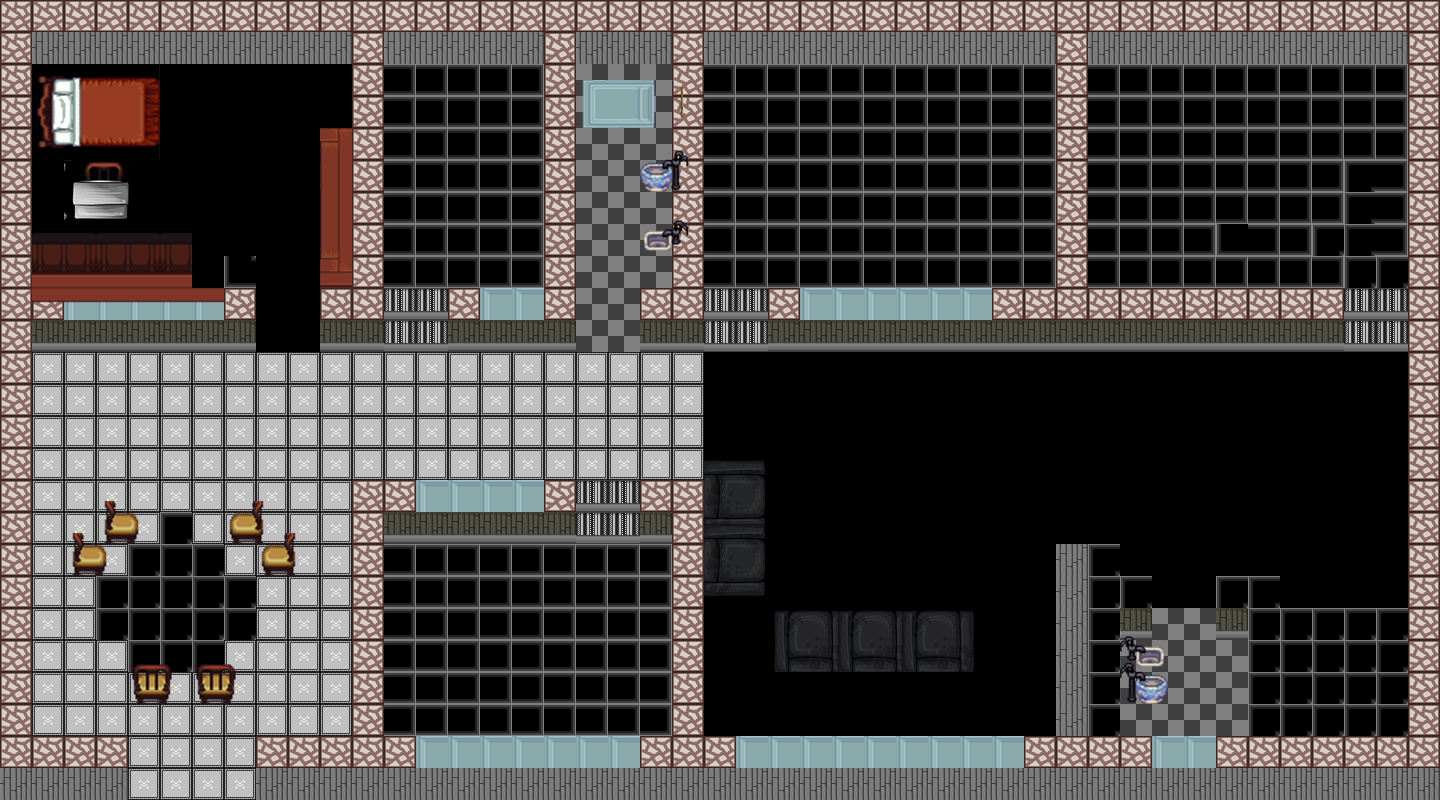

Tiled map render using the project's own tile images. Description and the map definition, with tile-layer contents summarised, below:
An orthogonal 45x25 tile map with 32x32 px tiles, 3 tile layers (capaPiso, capaMuebles, capaCompu), 5 tilesets and 25 objects.

<map version="1.0" orientation="orthogonal" renderorder="right-down" width="45" height="25" tilewidth="32" tileheight="32" nextobjectid="34">
 <tileset firstgid="1" name="baldosaypared" tilewidth="32" tileheight="32" tilecount="49" columns="7">
  <image source="../tiled/baldosaypared.png" width="224" height="224" />
 </tileset>
 <tileset firstgid="50" name="sombra" tilewidth="32" tileheight="32" tilecount="16" columns="4">
  <image source="../tiled/sombra.png" width="128" height="128" />
 </tileset>
 <tileset firstgid="66" name="camas" tilewidth="90" tileheight="90" tilecount="306" columns="18">
  <image source="../tiled/camas.png" width="1683" height="1592" />
 </tileset>
 <tileset firstgid="372" name="cosasDeCasa" tilewidth="32" tileheight="32" tilecount="504" columns="24">
  <image source="../tiled/cosasDeCasa.png" width="768" height="672" />
 </tileset>
 <tileset firstgid="876" name="cosasDeCasa2" tilewidth="48" tileheight="43" tilecount="240" columns="16">
  <image source="../tiled/cosasDeCasa.png" width="768" height="672" />
 </tileset>
 <layer name="capaPiso" width="45" height="25">
  <data>[1125 cells, 827 non-empty, 11 distinct tile ids]</data>
 </layer>
 <objectgroup color="#aa0000" name="capaColisiones">
  <object id="1" x="0" y="0" width="1438" height="64">
   <properties>
    <property name="collides" type="bool" value="true" />
   </properties>
  </object>
  <object id="2" x="0" y="738" width="1438" height="60">
   <properties>
    <property name="collides" type="bool" value="true" />
   </properties>
  </object>
  <object id="3" x="-2" y="68" width="32" height="666">
   <properties>
    <property name="collides" type="bool" value="true" />
   </properties>
  </object>
  <object id="4" x="352" y="66" width="28" height="250">
   <properties>
    <property name="collides" type="bool" value="true" />
   </properties>
  </object>
  <object id="5" x="544" y="68" width="28" height="248">
   <properties>
    <property name="collides" type="bool" value="true" />
   </properties>
  </object>
  <object id="6" x="670" y="66" width="30" height="252">
   <properties>
    <property name="collides" type="bool" value="true" />
   </properties>
  </object>
  <object id="7" x="1060" y="64" width="28" height="254">
   <properties>
    <property name="collides" type="bool" value="true" />
   </properties>
  </object>
  <object id="8" x="1410" y="68" width="28" height="668">
   <properties>
    <property name="collides" type="bool" value="true" />
   </properties>
  </object>
  <object id="9" x="640" y="292" width="760" height="54">
   <properties>
    <property name="collides" type="bool" value="true" />
   </properties>
  </object>
  <object id="10" x="324" y="290" width="250" height="58">
   <properties>
    <property name="collides" type="bool" value="true" />
   </properties>
  </object>
  <object id="11" x="34" y="240" width="218.667" height="112">
   <properties>
    <property name="collides" type="bool" value="true" />
   </properties>
  </object>
  <object id="14" x="349.333" y="480" width="352" height="256">
   <properties>
    <property name="collides" type="bool" value="true" />
   </properties>
  </object>
  <object id="15" x="1056" y="544" width="60" height="192">
   <properties>
    <property name="collides" type="bool" value="true" />
   </properties>
  </object>
  <object id="16" x="1249.33" y="608" width="156.667" height="128">
   <properties>
    <property name="collides" type="bool" value="true" />
   </properties>
  </object>
  <object id="17" x="704" y="520" width="57.3333" height="130">
   <properties>
    <property name="collides" type="bool" value="true" />
   </properties>
  </object>
  <object id="18" x="774.667" y="670.667" width="198" height="64">
   <properties>
    <property name="collides" type="bool" value="true" />
   </properties>
  </object>
  <object id="20" x="1120" y="578.667" width="30" height="53.3333">
   <properties>
    <property name="collides" type="bool" value="true" />
   </properties>
  </object>
  <object id="21" x="1214.67" y="580.667" width="31.3333" height="57.3333">
   <properties>
    <property name="collides" type="bool" value="true" />
   </properties>
  </object>
  <object id="22" x="1252" y="578.667" width="26" height="25.3333">
   <properties>
    <property name="collides" type="bool" value="true" />
   </properties>
  </object>
  <object id="23" x="68" y="510" width="218" height="192">
   <properties>
    <property name="collides" type="bool" value="true" />
   </properties>
  </object>
  <object id="25" x="320" y="128" width="36" height="164">
   <properties>
    <property name="collides" type="bool" value="true" />
   </properties>
  </object>
  <object id="26" x="576" y="90.6667" width="90" height="50">
   <properties>
    <property name="collides" type="bool" value="true" />
   </properties>
  </object>
  <object id="30" x="36" y="74.6667" width="126.667" height="72">
   <properties>
    <property name="collides" type="bool" value="true" />
   </properties>
  </object>
 </objectgroup>
 <objectgroup color="#00ff00" name="capaInteracciones">
  <object id="31" x="74.6667" y="173.333" width="37.3333" height="50.6667">
   <properties>
    <property name="interaccion" type="bool" value="true" />
   </properties>
  </object>
 </objectgroup>
 <objectgroup color="#5555ff" name="capaCumpleaños">
  <properties>
   <property name="interaccion" type="bool" value="true" />
  </properties>
  <object id="33" x="228" y="382.667" width="96" height="105.333">
   <properties>
    <property name="interaccion" type="bool" value="true" />
   </properties>
  </object>
 </objectgroup>
 <layer name="capaMuebles" width="45" height="25">
  <data>[1125 cells, 84 non-empty, 38 distinct tile ids]</data>
 </layer>
 <layer name="capaCompu" width="45" height="25">
  <data>[1125 cells, 1 non-empty, 1 distinct tile ids]</data>
 </layer>
</map>
